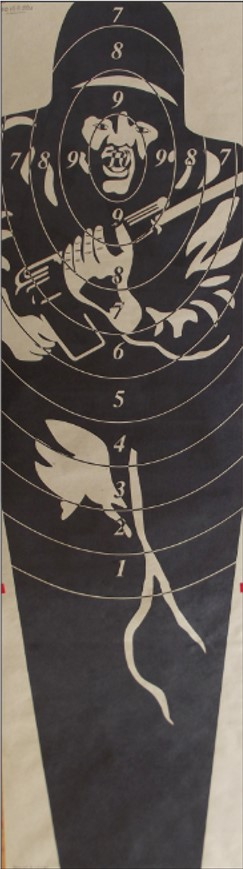
#> input picture Images/Lane1/BiaSo8-1-0.jpg, 243 x 869 px
$ python test_center.py
#> lines starting #> are read from the running program, lines starting #| are printed output that depends on the picture; after the words box and inside, x2 and y2 are one past the last pixel; in counts of white or black regions, pixels touching at a corner belong together
import cv2
import numpy as np

# Load the image
image = cv2.imread('./Images/Lane1/BiaSo8-1-0.jpg')
#> image is the input picture: shape (869, 243, 3); mean B, G, R 81.2, 86.7, 93.9

# Convert to grayscale
gray = cv2.cvtColor(image, cv2.COLOR_BGR2GRAY)
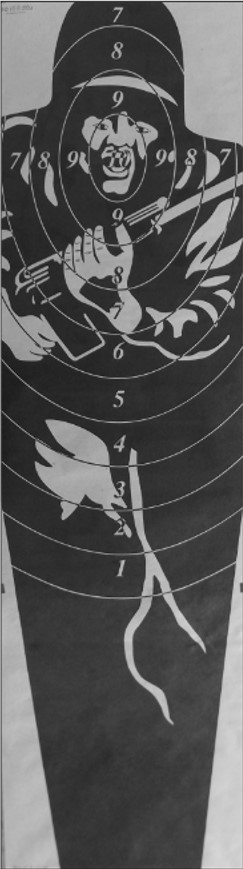
#> gray: shape (869, 243); min 12, max 227, mean 88.2

# Apply GaussianBlur to reduce noise
blurred = cv2.GaussianBlur(gray, (15, 15), 0)
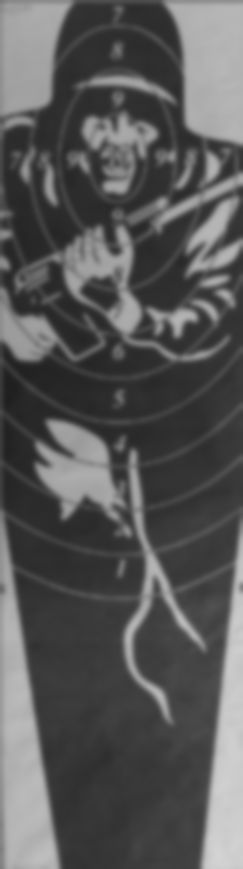
#> blurred: shape (869, 243); min 31, max 211, mean 88.1

# Apply Canny edge detection
edges = cv2.Canny(blurred, 50, 150)
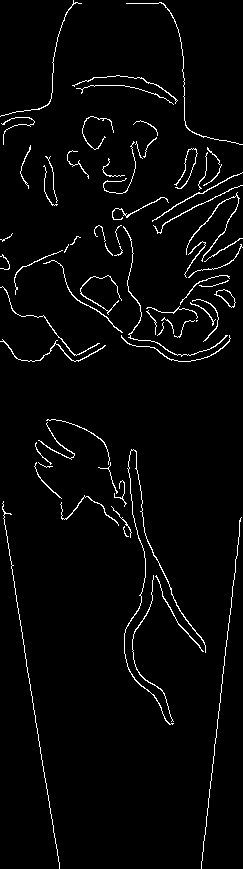
#> edges: shape (869, 243); 3% white in thin lines or dots

# Find contours
contours, _ = cv2.findContours(blurred, cv2.RETR_EXTERNAL, cv2.CHAIN_APPROX_SIMPLE)
#> contours = [[[0, 0], [0, 868], [242, 868], [242, 0]]]

# Iterate over the contours and fit ellipses
for contour in contours:
    if len(contour) >= 5:  # Fit an ellipse requires at least 5 points
        # Fit an ellipse to the contour
        ellipse = cv2.fitEllipse(contour)

        # Extract ellipse parameters (center, axes, angle)
        center, axes, angle = ellipse

        # Compute the aspect ratio (major axis / minor axis) to check if it's "perfect"
        aspect_ratio = max(axes) / min(axes)

        # If the aspect ratio is close to 1, it is more likely a perfect circle (or close ellipse)
        if aspect_ratio > 0.8 and aspect_ratio < 1.2:  # Allow for slight variation in a perfect circle
            print(f"Perfect ellipse found at: Center: {center}, Axes: {axes}, Angle: {angle}")

            # Draw the ellipse on the image
            cv2.ellipse(image, ellipse, (0, 255, 0), 2)  # Green ellipse
            cv2.circle(image, (int(center[0]), int(center[1])), 3, (0, 0, 255), 5)  # Red dot at center
#> this loop made 1 pass
#> contour on pass 1: [[0, 0], [0, 868], [242, 868], [242, 0]]

# Display the image with detected ellipses
cv2.imshow("Detected Ellipses", image)
cv2.waitKey(0)
cv2.destroyAllWindows()
